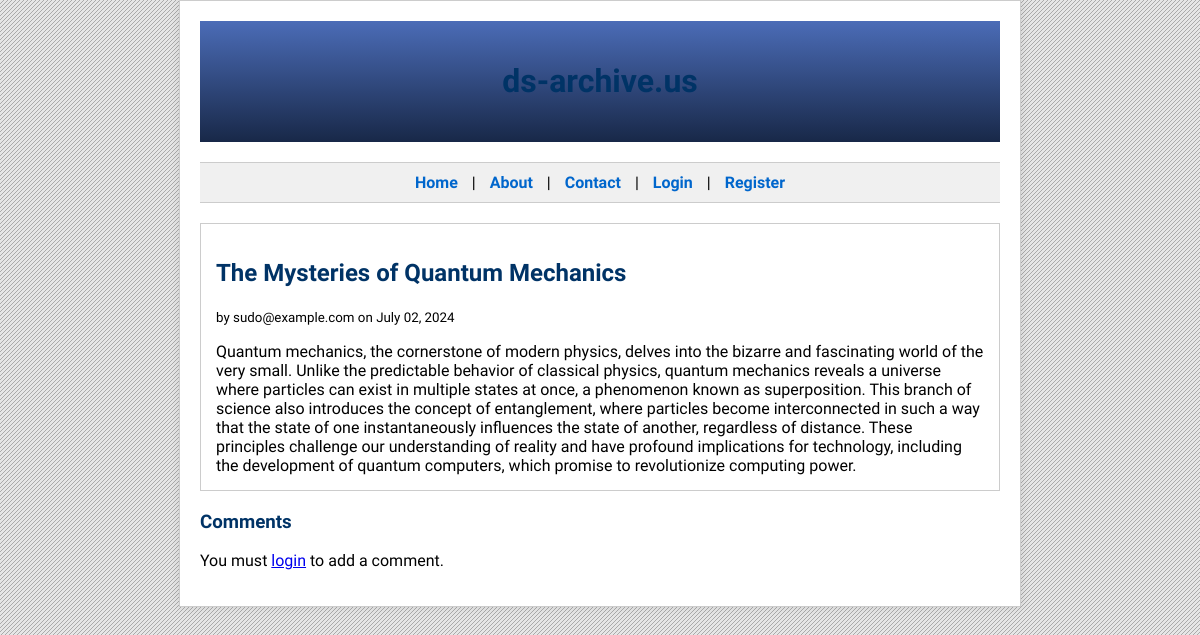
Before: /api/posts/1 with the older database file.
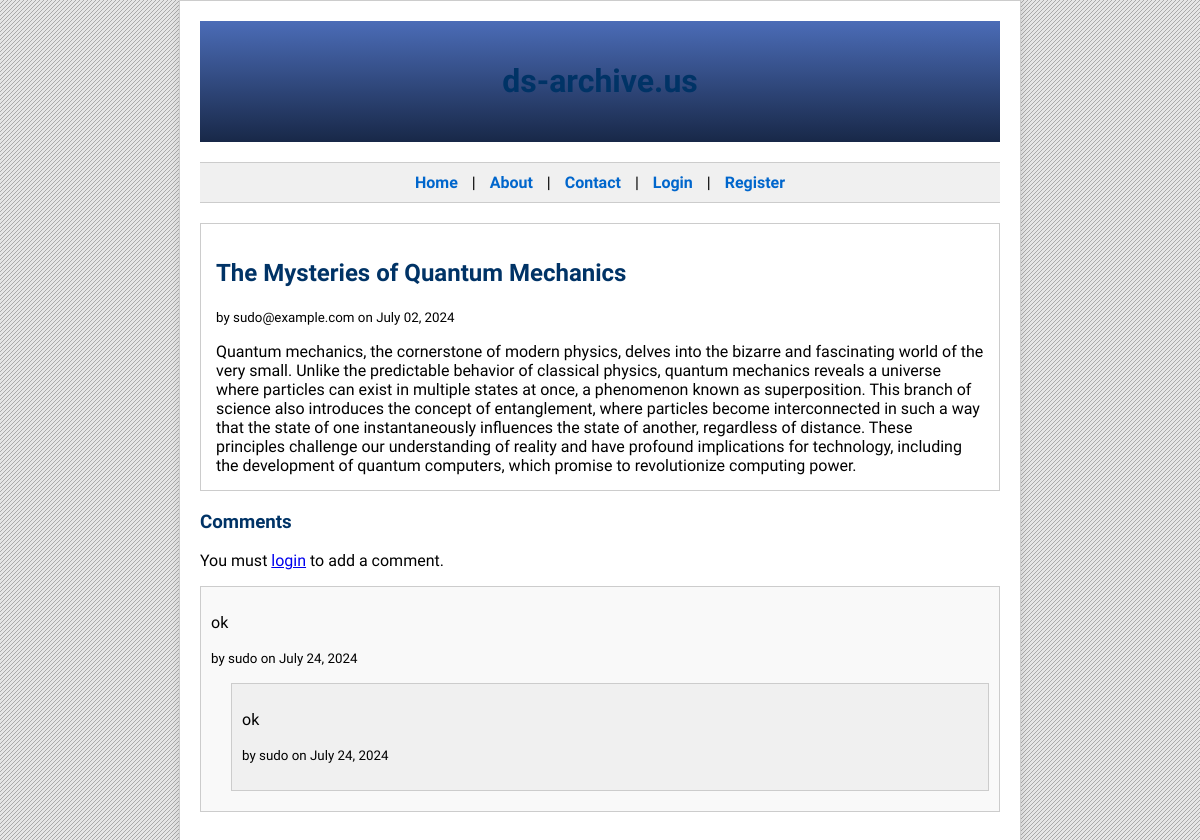
After: the same page with the newer database file.
### app/db.py (models this page shows)
class BlogPost(Base):
    __tablename__ = 'blog_posts'
    id = Column(Integer, primary_key=True)
    title = Column(String(100), nullable=False)
    content = Column(String(1000), nullable=False)
    author = Column(String(50), nullable=False)
    created_at = Column(DateTime, default=datetime.utcnow)
    comments = relationship('Comment', back_populates='post')

class Comment(Base):
    __tablename__ = 'comments'
    id = Column(Integer, primary_key=True)
    content = Column(String(255), nullable=False)
    author = Column(String(50), nullable=False)
    created_at = Column(DateTime, default=datetime.utcnow)
    post_id = Column(Integer, ForeignKey('blog_posts.id'))
    parent_comment_id = Column(Integer, ForeignKey('comments.id'))
    replies = relationship('Comment',
                           cascade='all, delete-orphan',
                           backref=backref('parent', remote_side=[id], uselist=False),
                           remote_side=[parent_comment_id],
                           lazy=True)
    post = relationship('BlogPost', back_populates='comments')

### app/routes.py (the view)
@api.route("/posts/<int:post_id>", methods=['GET'])
def get_post(post_id):
    if request.method=='GET':
        current_user = session.get('user_email')
        post = db.get_post(post_id)
        return render_template('post.html', post=post, user=current_user)

### app/db.py (called while the page is built)
    def get_post(self, post_id):
        return self.session.query(BlogPost).filter_by(id=post_id).one_or_none()

### app/templates/post.html (shortened to what this page needs)
<!DOCTYPE html>
<html lang="en">
<head>
</head>
<body>
    <div class="container">
        <header>
            <h1>ds-archive.us</h1>
        </header>
        <nav>
            <a href="#">Home</a> |
            <a href="#">About</a> |
            <a href="#">Contact</a> |
            {% if user %}
                <span>Welcome, {{ user.split('@')[0] }}</span> |
                <a href="{{ url_for('api.logout') }}">Logout</a> |
                <a href="{{ url_for('api.create_blog_post') }}">New Post</a>
            {% else %}
                <a href="{{ url_for('api.login') }}">Login</a> |
                <a href="{{ url_for('api.register') }}">Register</a>
            {% endif %}
        </nav>
        <div class="post-content">
            <h2>{{ post.title }}</h2>
            <p><small>by {{ post.author }} on {{ post.created_at.strftime('%B %d, %Y') }}</small></p>
            <div>
                {{ post.content }}
            </div>
        </div>
        <h3>Comments</h3>
        {% if user %}
            <div style="margin-bottom: 20px;">
                <h4>Add a Comment</h4>
                <form action="{{ url_for('api.add_comment', post_id=post.id) }}" method="POST">
                    <textarea name="content" rows="4" required></textarea>
                    <button type="submit" class="button">Submit</button>
                </form>
            </div>
        {% else %}
            <p>You must <a href="{{ url_for('api.login') }}">login</a> to add a comment.</p>
        {% endif %}
        {% for comment in post.comments if not comment.parent_comment_id %}
            <div class="comment">
                <p>{{ comment.content }}</p>
                <p><small>by {{ comment.author.split('@')[0] }} on {{ comment.created_at.strftime('%B %d, %Y') }}</small></p>
                {% if comment.replies %}
                    {% for reply in comment.replies %}
                        <div class="reply">
                            <p>{{ reply.content }}</p>
                            <p><small>by {{ reply.author.split('@')[0] }} on {{ reply.created_at.strftime('%B %d, %Y') }}</small></p>
                        </div>
                    {% endfor %}
                {% else %}
                    <p><small>No replies yet.</small></p>
                {% endif %}
            </div>
        {% endfor %}
    </div>
</body>
</html>

### app/templates/post.html (style rules this page uses)
body { font-family: 'Trebuchet MS', Arial, sans-serif; margin: 0; padding: 0; }
.container { width: 80%; max-width: 800px; margin: 0 auto; background-color: #ffffff; border: 1px solid #cccccc; box-shadow: 0 0 10px rgba(0,0,0,0.1); padding: 20px; }
header { background: linear-gradient(to bottom, #4b6cb7 0%, #182848 100%); color: #ffffff; padding: 20px; text-align: center; margin-bottom: 20px; }
h1, h2, h3 { color: #003366; }
nav { background-color: #f0f0f0; border-top: 1px solid #cccccc; border-bottom: 1px solid #cccccc; padding: 10px; text-align: center; margin-bottom: 20px; }
nav a { color: #0066cc; text-decoration: none; margin: 0 10px; font-weight: bold; }
.post-content { border: 1px solid #cccccc; padding: 15px; margin-bottom: 20px; background-color: #ffffff; }
.comment, .reply { border: 1px solid #cccccc; padding: 10px; margin-bottom: 10px; background-color: #f9f9f9; }
.reply { margin-left: 20px; background-color: #f0f0f0; }

Changed rows visible on the page:
added Comment: content "ok", author "sudo", created_at "July 24, 2024", shown under "Comments"
added Comment: content "ok", author "sudo", created_at "July 24, 2024"
